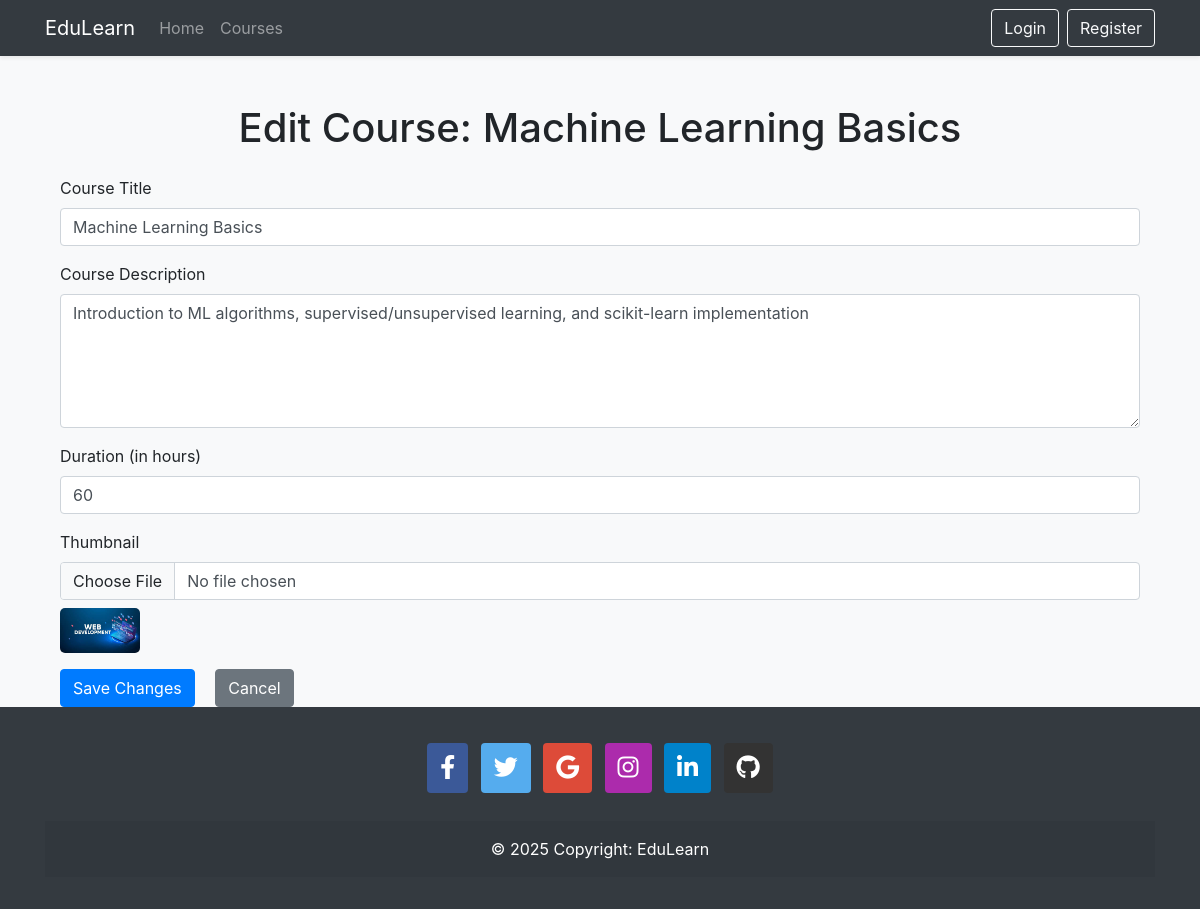
The page /courses/edit/4/ on the database its author committed.
### courses/models.py (models this page shows, shortened)
class Course(models.Model):
    title = models.CharField(max_length=200)
    description = models.TextField()
    duration = models.IntegerField(help_text="Duration in hours")
    thumbnail = models.ImageField(upload_to='course_thumbnails/', null=True, blank=True)
    created_at = models.DateTimeField(auto_now_add=True)

### courses/views.py (the view)
# urls.py: path("courses/edit/<int:course_id>/", views.edit_course, name="edit_course"),
def edit_course(request, course_id):
    course = get_object_or_404(Course, id=course_id)
    if request.method == 'POST':
        form = CourseForm(request.POST, request.FILES, instance=course)
        if form.is_valid():
            form.save()
            messages.success(request, "Updated course details")
            return redirect('course_list')  # Redirect back to the course list after saving the course
        else:
            messages.error(request, "Error adding course. Please try again.")
    else:
        form = CourseForm(instance=course)
    return render(request, 'courses/edit_course.html', {'form': form, 'course': course})

### courses/forms.py
class CourseForm(forms.ModelForm):
    class Meta:
        model = Course
        fields = ["title", "description", "duration", "thumbnail"]
        widgets = {
            "title": forms.TextInput(attrs={"class": "form-control"}),
            "description": forms.Textarea(attrs={"class": "form-control", "rows": 3}),
            "duration": forms.NumberInput(attrs={"class": "form-control"}),
            "thumbnail": forms.ClearableFileInput(attrs={"class": "form-control"}),
        }

### templates/courses/edit_course.html (shortened to what this page needs)
{% extends "base.html" %}
{% block content %}
<div class="container mt-4">
    <h1 class="text-center mb-4">Edit Course: {{ course.title }}</h1>
    <form method="POST" enctype="multipart/form-data">
        <div class="form-group mb-3">
            <label for="id_title">Course Title</label>
            <input type="text" name="title" class="form-control" id="id_title" value="{{ course.title }}">
        </div>
        <div class="form-group mb-3">
            <label for="id_description">Course Description</label>
            <textarea name="description" class="form-control" id="id_description" rows="5">{{ course.description }}</textarea>
        </div>
        <div class="form-group mb-3">
            <label for="id_duration">Duration (in hours)</label>
            <input type="number" name="duration" class="form-control" id="id_duration" value="{{ course.duration }}">
        </div>
        <div class="form-group mb-3">
            <label for="id_thumbnail">Thumbnail</label>
            <input type="file" name="thumbnail" class="form-control" id="id_thumbnail">
            {% if course.thumbnail %}
                <img src="{{ course.thumbnail.url }}" class="thumbnail-img mt-2" style="width: 80px; height: auto; border-radius: 5px;">
            {% endif %}
        </div>
        <button type="submit" class="btn btn-primary">Save Changes</button>
        <a href="{% url 'course_list' %}" class="btn btn-secondary ml-3">Cancel</a>
    </form>
</div>
{% endblock %}

### rows shown on the page
Course: title "Machine Learning Basics", description "Introduction to ML algorithms, supervised/unsupervised learning, and scikit-learn implementation", duration "60", thumbnail (picture)
